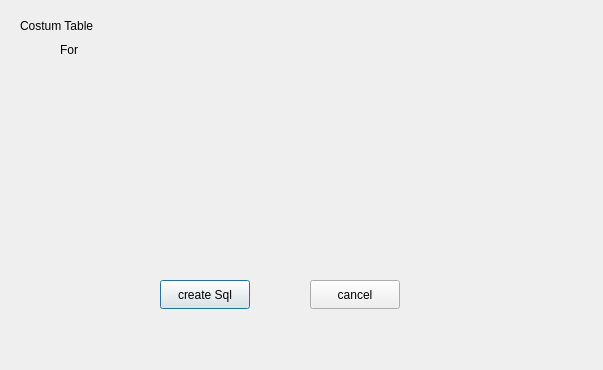
<?xml version="1.0" encoding="UTF-8"?>
<ui version="4.0">
 <class>Add_Elem_To_Table_Dialog</class>
 <widget class="QDialog" name="Add_Elem_To_Table_Dialog">
  <property name="geometry">
   <rect>
    <x>0</x>
    <y>0</y>
    <width>603</width>
    <height>370</height>
   </rect>
  </property>
  <property name="windowTitle">
   <string>Dialog</string>
  </property>
  <widget class="QWidget" name="verticalLayoutWidget">
   <property name="geometry">
    <rect>
     <x>40</x>
     <y>70</y>
     <width>461</width>
     <height>181</height>
    </rect>
   </property>
   <layout class="QVBoxLayout" name="verticalLayout_display_items">
    <item>
     <layout class="QHBoxLayout" name="horizontalLayout_display_items"/>
    </item>
   </layout>
  </widget>
  <widget class="QPushButton" name="pushButton_create_sql">
   <property name="geometry">
    <rect>
     <x>160</x>
     <y>280</y>
     <width>90</width>
     <height>29</height>
    </rect>
   </property>
   <property name="text">
    <string>create Sql</string>
   </property>
  </widget>
  <widget class="QLabel" name="label">
   <property name="geometry">
    <rect>
     <x>20</x>
     <y>10</y>
     <width>151</width>
     <height>31</height>
    </rect>
   </property>
   <property name="styleSheet">
    <string notr="true">color: rgb(0, 0, 0);
font: italic 12pt &quot;Segoe UI&quot;;</string>
   </property>
   <property name="text">
    <string>Costum Table</string>
   </property>
  </widget>
  <widget class="QLabel" name="label_table_name">
   <property name="geometry">
    <rect>
     <x>100</x>
     <y>40</y>
     <width>111</width>
     <height>21</height>
    </rect>
   </property>
   <property name="styleSheet">
    <string notr="true">font: 700 italic 10pt &quot;Segoe UI&quot;;
color: rgb(0, 0, 0);</string>
   </property>
   <property name="text">
    <string/>
   </property>
  </widget>
  <widget class="QLabel" name="label_2">
   <property name="geometry">
    <rect>
     <x>60</x>
     <y>40</y>
     <width>31</width>
     <height>20</height>
    </rect>
   </property>
   <property name="styleSheet">
    <string notr="true">font: 600 9pt &quot;Segoe UI&quot;;
color: rgb(0, 0, 0);</string>
   </property>
   <property name="text">
    <string>For</string>
   </property>
  </widget>
  <widget class="QPushButton" name="pushButton_add_elem_cancel">
   <property name="geometry">
    <rect>
     <x>310</x>
     <y>280</y>
     <width>90</width>
     <height>29</height>
    </rect>
   </property>
   <property name="text">
    <string>cancel</string>
   </property>
  </widget>
  <widget class="QWidget" name="verticalLayoutWidget_2">
   <property name="geometry">
    <rect>
     <x>490</x>
     <y>10</y>
     <width>101</width>
     <height>41</height>
    </rect>
   </property>
   <layout class="QVBoxLayout" name="verticalLayout"/>
  </widget>
 </widget>
 <resources/>
 <connections/>
</ui>
